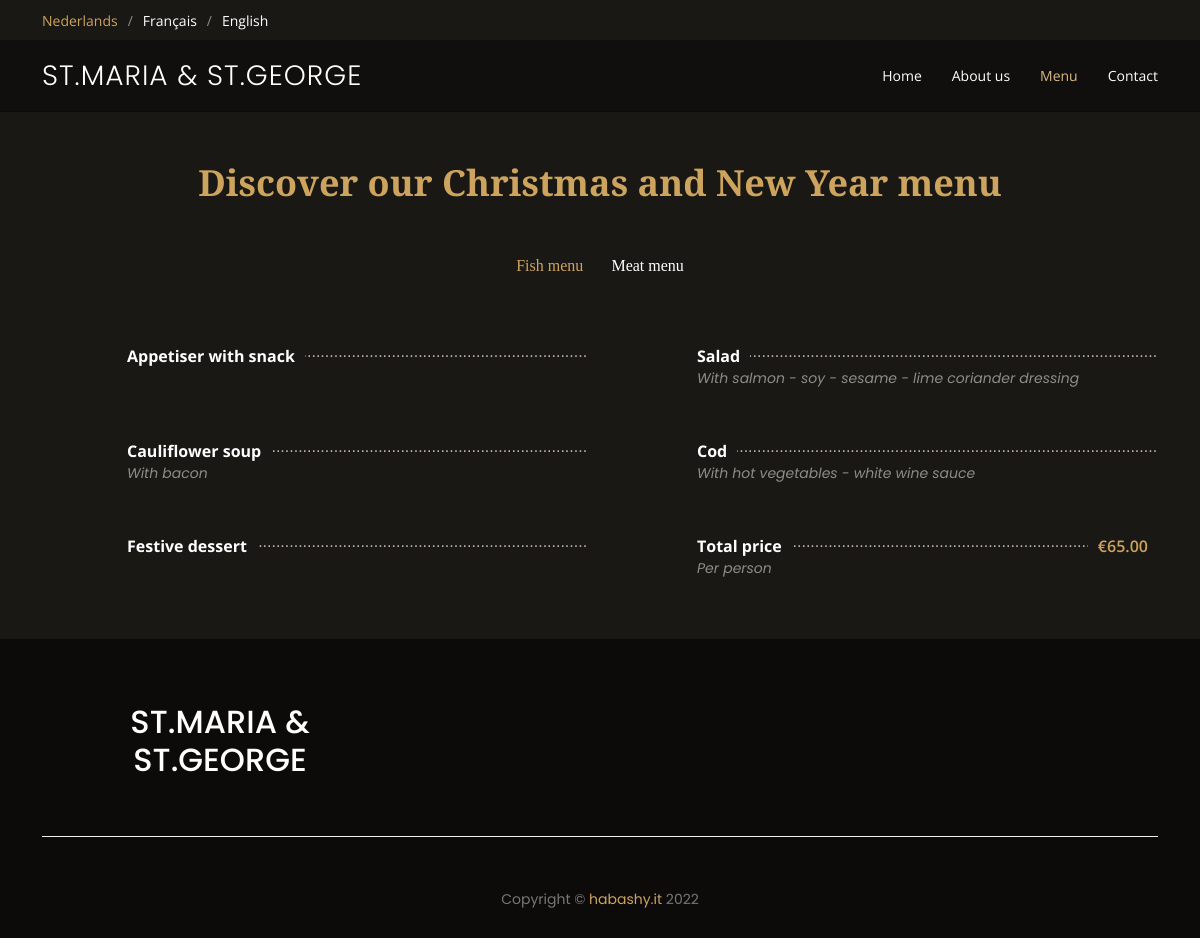
The page /kerstmenu_eng on the database its author committed.
### __init__.py (models this page shows)
class CategoryENGPromo(db.Model):
	cat_id = db.Column(db.Integer, primary_key=True)
	name = db.Column(db.String(250), nullable=False)
	foods = db.relationship("FoodENGPromo", backref="category_eng_promo")

class FoodENGPromo(db.Model):
	id = db.Column(db.Integer, primary_key=True)
	name = db.Column(db.String(250), nullable=False)
	description = db.Column(db.String(250), nullable=True)
	price = db.Column(db.DECIMAL(5, 2), nullable=True)
	cat_id = db.Column(db.Integer, db.ForeignKey("category_eng_promo.cat_id"))

### __init__.py (the view)
@app.route('/kerstmenu_eng')
def kerstmenu_eng():
	return flask.render_template("promoMenuENG.html",
								 all_cat=db.session.query(CategoryENGPromo).all(),
								 food_list=db.session.query(FoodENGPromo))

### templates/promoMenuENG.html (shortened to what this page needs)
<!DOCTYPE html>
<html lang="en">
<head>
    <link rel="stylesheet" type="text/css" href="https://cdn.plyr.io/3.6.8/plyr.css" media="all">
    <link href="../static/assets/vendor/animate.css/animate.min.css" rel="stylesheet">
    <link href="../static/assets/vendor/aos/aos.css" rel="stylesheet">
    <link href="../static/assets/vendor/bootstrap/css/bootstrap.min.css" rel="stylesheet">
    <link href="../static/assets/vendor/bootstrap-icons/bootstrap-icons.css" rel="stylesheet">
    <link href="../static/assets/vendor/boxicons/css/boxicons.min.css" rel="stylesheet">
    <link href="../static/assets/vendor/glightbox/css/glightbox.min.css" rel="stylesheet">
    <link href="../static/assets/vendor/swiper/swiper-bundle.min.css" rel="stylesheet">
    <link href="../static/assets/css/style.css" rel="stylesheet">
<body>
<div id="topbar" class="d-flex align-items-center fixed-top">
    <div class="container d-flex justify-content-center justify-content-md-between">
        <div class="languages d-none d-md-flex align-items-center">
            <ul>
                <li>Nederlands</li>
                <li><a href="{{url_for('fr')}}">Français</a></li>
                <li><a href="{{url_for('eng')}}">English</a></li>
            </ul>
        </div>
    </div>
</div>
<header id="header" class="fixed-top d-flex align-items-center">
    <div class="container-fluid container-xl d-flex align-items-center justify-content-lg-between">
        <h1 class="logo me-auto me-lg-0"><a href="{{url_for('nl')}}">St.Maria & St.George</a></h1>
        <nav id="navbar" class="navbar order-last order-lg-0">
            <ul>
                <li><a class="nav-link scrollto" href="{{url_for('eng')}}#hero">Home</a></li>
                <li><a class="nav-link scrollto" href="{{url_for('eng')}}#about">About us</a></li>
                <li><a class="nav-link scrollto active" href="{{url_for('menu_eng')}}">Menu</a></li>
                <li><a class="nav-link scrollto" href="{{url_for('eng')}}#contact">Contact</a></li>
            </ul>
        </nav>
    </div>
</header>
<main id="main">
    <section id="menu" class="menu section-bg">
        <div class="container pt-5" data-aos="fade-up">
            <div class="section-title text-sm-center pt-5">
                <p>Discover our Christmas and New Year menu</p>
            </div>
            <div class="row" data-aos="fade-up" data-aos-delay="100">
                <div class="col-lg-12 d-flex justify-content-center">
                    <ul id="menu-filters">
                        {% for cat in all_cat %}
                            <li data-filter=".filter-{{cat.name.replace(' ', '-').replace('&','-')}}" class="">{{cat.name}}</li>
                        {% endfor %}
                    </ul>
                </div>
            </div>
            <div class="row menu-container" data-aos="fade-up" data-aos-delay="200">
                {% for cat in all_cat %}
                {% set food_list = food_list.filter_by(cat_id=cat.cat_id).all() %}
                {% for food_item in food_list %}
                    <div class="col-lg-6 menu-item filter-{{cat.name.replace(' ', '-').replace('&','-').replace('|','-')}}">
                        <div class="menu-content">
                                <a href="#">{{food_item.name}}</a>
	                        {% if food_item.price %}
		                        <span>€{{food_item.price}}</span>
	                        {% endif %}
                        </div>
                        <div class="menu-ingredients">
                            {% if food_item.description %}
                                {{food_item.description}}
                            {% endif %}
                        </div>
                    </div>
                    {% endfor %}
                {% endfor %}
            </div>
        </div>
    </section>
</main>
{% include "footer.html" %}

### static/assets/css/style.css (style rules this page uses)
body { font-family: "Open Sans", sans-serif; background: #0c0b09; color: #fff; }
a { color: #cda45e; text-decoration: none; }
#topbar { height: 40px; font-size: 14px; transition: all 0.5s; z-index: 996; }
#topbar .languages ul { display: flex; flex-wrap: wrap; list-style: none; padding: 0; margin: 0; color: #cda45e; }
#topbar .languages ul a { color: white; }
#topbar .languages ul li + li { padding-left: 10px; }
#topbar .languages ul li + li::before { display: inline-block; padding-right: 10px; color: rgba(255, 255, 255, 0.5); content: "/"; }
#header { background: rgba(12, 11, 9, 0.6); border-bottom: 1px solid rgba(12, 11, 9, 0.6); transition: all 0.5s; z-index: 997; padding: 15px 0; top: 40px; }
#header .logo { font-size: 28px; margin: 0; padding: 0; line-height: 1; font-weight: 300; letter-spacing: 1px; text-transform: uppercase; font-family: "Poppins", sans-serif; }
#header .logo a { color: #fff; }
.navbar { padding: 0; }
.navbar ul { margin: 0; padding: 0; display: flex; list-style: none; align-items: center; }
.navbar li { position: relative; }
.navbar a, .navbar a:focus { display: flex; align-items: center; justify-content: space-between; padding: 10px 0 10px 30px; color: #fff; white-space: nowrap; transition: 0.3s; font-size: 14px; }
.navbar a:hover, .navbar .active, .navbar .active:focus, .navbar li:hover > a { color: #d9ba85; }
section { padding: 60px 0; overflow: hidden; }
.section-bg { background-color: #1a1814; }
.section-title { padding-bottom: 40px; }
.section-title p { margin: 0; margin: 0; font-size: 36px; font-weight: 700; font-family: "Playfair Display", serif; color: #cda45e; }
.menu #menu-filters { padding: 0; margin: 0 auto 0 auto; list-style: none; text-align: center; border-radius: 50px; }
.menu #menu-filters li { cursor: pointer; display: inline-block; padding: 8px 12px 10px 12px; font-size: 16px; font-weight: 500; line-height: 1; color: #fff; margin-bottom: 10px; transition: all ease-in-out 0.3s; border-radius: 50px; font-family: "Playfair Display", serif; }
.menu #menu-filters li:hover, .menu #menu-filters li.filter-active { color: #cda45e; }
.menu #menu-filters li:last-child { margin-right: 0; }
.menu .menu-item { margin-top: 50px; }
.menu .menu-content { margin-left: 85px; overflow: hidden; display: flex; justify-content: space-between; position: relative; }
.menu .menu-content::after { content: "......................................................................" "...................................................................." "...................................................................."; position: absolute; left: 20px; right: 0; top: -4px; z-index: 1; color: #bab3a6; font-family: Arial, "Helvetica Neue", Helvetica, sans-serif; }
.menu .menu-content a { padding-right: 10px; background: #1a1814; position: relative; z-index: 3; font-weight: 700; color: white; transition: 0.3s; }
.menu .menu-content span { background: #1a1814; position: relative; z-index: 3; padding: 0 10px; font-weight: 600; color: #cda45e; }
.menu .menu-ingredients { margin-left: 85px; font-style: italic; font-size: 14px; font-family: "Poppins", sans-serif; color: rgba(255, 255, 255, 0.5); }

### rows shown on the page
CategoryENGPromo: name "Fish menu"
CategoryENGPromo: name "Meat menu"
FoodENGPromo: name "Appetiser with snack"
FoodENGPromo: name "Salad", description "With salmon - soy - sesame - lime coriander dressing"
FoodENGPromo: name "Cauliflower soup", description "With bacon"
FoodENGPromo: name "Cod", description "With hot vegetables - white wine sauce"
FoodENGPromo: name "Festive dessert"
FoodENGPromo: name "Total price", price "65.00", description "Per person"
